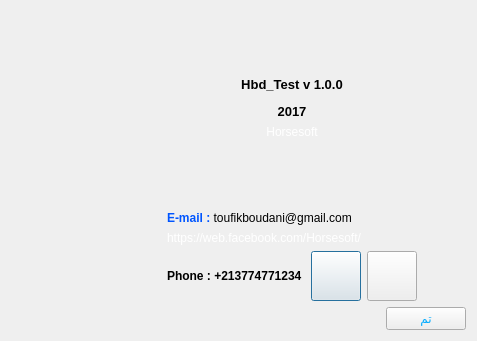
<?xml version="1.0" encoding="UTF-8"?>
<ui version="4.0">
 <class>DialogAboutt</class>
 <widget class="QDialog" name="DialogAboutt">
  <property name="geometry">
   <rect>
    <x>0</x>
    <y>0</y>
    <width>477</width>
    <height>341</height>
   </rect>
  </property>
  <property name="minimumSize">
   <size>
    <width>0</width>
    <height>0</height>
   </size>
  </property>
  <property name="windowTitle">
   <string>Dialog</string>
  </property>
  <property name="layoutDirection">
   <enum>Qt::LeftToRight</enum>
  </property>
  <layout class="QVBoxLayout" name="verticalLayout_3">
   <item>
    <layout class="QHBoxLayout" name="horizontalLayout">
     <item>
      <layout class="QVBoxLayout" name="verticalLayout_2">
       <item>
        <widget class="QWidgetImage_border" name="widget_imag" native="true">
         <property name="minimumSize">
          <size>
           <width>150</width>
           <height>150</height>
          </size>
         </property>
         <property name="maximumSize">
          <size>
           <width>150</width>
           <height>150</height>
          </size>
         </property>
        </widget>
       </item>
       <item>
        <spacer name="verticalSpacer_3">
         <property name="orientation">
          <enum>Qt::Vertical</enum>
         </property>
         <property name="sizeHint" stdset="0">
          <size>
           <width>20</width>
           <height>40</height>
          </size>
         </property>
        </spacer>
       </item>
      </layout>
     </item>
     <item>
      <layout class="QVBoxLayout" name="verticalLayout">
       <item>
        <spacer name="verticalSpacer">
         <property name="orientation">
          <enum>Qt::Vertical</enum>
         </property>
         <property name="sizeHint" stdset="0">
          <size>
           <width>20</width>
           <height>40</height>
          </size>
         </property>
        </spacer>
       </item>
       <item>
        <widget class="QLabel" name="label_6">
         <property name="text">
          <string>&lt;html&gt;&lt;head/&gt;&lt;body&gt;&lt;p align=&quot;center&quot;&gt;&lt;span style=&quot; font-size:10pt; font-weight:600;&quot;&gt;Hbd_Test  v 1.0.0&lt;/span&gt;&lt;/p&gt;&lt;p align=&quot;center&quot;&gt;&lt;span style=&quot; font-size:10pt; font-weight:600;&quot;&gt;2017&lt;/span&gt;&lt;/p&gt;&lt;/body&gt;&lt;/html&gt;</string>
         </property>
        </widget>
       </item>
       <item>
        <widget class="QLabel" name="label_4">
         <property name="text">
          <string>&lt;html&gt;&lt;head/&gt;&lt;body&gt;&lt;p align=&quot;center&quot;&gt;&lt;span style=&quot; color:#ffffff;&quot;&gt;Horsesoft&lt;/span&gt;&lt;/p&gt;&lt;/body&gt;&lt;/html&gt;</string>
         </property>
        </widget>
       </item>
       <item>
        <spacer name="verticalSpacer_2">
         <property name="orientation">
          <enum>Qt::Vertical</enum>
         </property>
         <property name="sizeHint" stdset="0">
          <size>
           <width>20</width>
           <height>40</height>
          </size>
         </property>
        </spacer>
       </item>
       <item>
        <widget class="QLabel" name="label_2">
         <property name="text">
          <string>&lt;html&gt;&lt;head/&gt;&lt;body&gt;&lt;p&gt;&lt;span style=&quot; font-weight:600; color:#0055ff;&quot;&gt;E-mail : &lt;/span&gt; toufikboudani@gmail.com&lt;/p&gt;&lt;/body&gt;&lt;/html&gt;</string>
         </property>
        </widget>
       </item>
       <item>
        <widget class="MyLabelWarning" name="label">
         <property name="minimumSize">
          <size>
           <width>250</width>
           <height>0</height>
          </size>
         </property>
         <property name="text">
          <string>&lt;html&gt;&lt;head/&gt;&lt;body&gt;&lt;p&gt;&lt;span style=&quot; color:#ffffff;&quot;&gt;https://web.facebook.com/Horsesoft/&lt;/span&gt;&lt;/p&gt;&lt;/body&gt;&lt;/html&gt;</string>
         </property>
        </widget>
       </item>
       <item>
        <layout class="QHBoxLayout" name="horizontalLayout_2">
         <item>
          <widget class="QLabel" name="label_3">
           <property name="text">
            <string>&lt;html&gt;&lt;head/&gt;&lt;body&gt;&lt;p&gt;&lt;span style=&quot; font-weight:600;&quot;&gt;Phone : +213774771234 &lt;/span&gt;&lt;/p&gt;&lt;/body&gt;&lt;/html&gt;</string>
           </property>
          </widget>
         </item>
         <item>
          <widget class="QPushButton" name="pushButton_you">
           <property name="minimumSize">
            <size>
             <width>50</width>
             <height>50</height>
            </size>
           </property>
           <property name="maximumSize">
            <size>
             <width>50</width>
             <height>50</height>
            </size>
           </property>
           <property name="toolTip">
            <string>&lt;html&gt;&lt;head/&gt;&lt;body&gt;&lt;p&gt;&lt;span style=&quot; color:#008000;&quot;&gt;https://www.youtube.com/channel/UCBk9FvrHV-0rKzvMKknjnAg&lt;/span&gt;&lt;/p&gt;&lt;/body&gt;&lt;/html&gt;</string>
           </property>
           <property name="text">
            <string/>
           </property>
           <property name="icon">
            <iconset resource="images.qrc">
             <normaloff>:/image/yot.png</normaloff>:/image/yot.png</iconset>
           </property>
           <property name="iconSize">
            <size>
             <width>35</width>
             <height>35</height>
            </size>
           </property>
          </widget>
         </item>
         <item>
          <widget class="QPushButton" name="pushButton">
           <property name="minimumSize">
            <size>
             <width>50</width>
             <height>50</height>
            </size>
           </property>
           <property name="maximumSize">
            <size>
             <width>50</width>
             <height>50</height>
            </size>
           </property>
           <property name="toolTip">
            <string>&lt;html&gt;&lt;head/&gt;&lt;body&gt;&lt;p&gt;&lt;span style=&quot; color:#008000;&quot;&gt;https://web.facebook.com/Horsesoft/&lt;/span&gt;&lt;/p&gt;&lt;/body&gt;&lt;/html&gt;</string>
           </property>
           <property name="text">
            <string/>
           </property>
           <property name="icon">
            <iconset resource="images.qrc">
             <normaloff>:/image/fac.png</normaloff>:/image/fac.png</iconset>
           </property>
           <property name="iconSize">
            <size>
             <width>35</width>
             <height>35</height>
            </size>
           </property>
          </widget>
         </item>
        </layout>
       </item>
      </layout>
     </item>
     <item>
      <spacer name="horizontalSpacer">
       <property name="orientation">
        <enum>Qt::Horizontal</enum>
       </property>
       <property name="sizeHint" stdset="0">
        <size>
         <width>20</width>
         <height>20</height>
        </size>
       </property>
      </spacer>
     </item>
    </layout>
   </item>
   <item>
    <layout class="QHBoxLayout" name="horizontalLayout_3">
     <item>
      <spacer name="horizontalSpacer_2">
       <property name="orientation">
        <enum>Qt::Horizontal</enum>
       </property>
       <property name="sizeHint" stdset="0">
        <size>
         <width>40</width>
         <height>20</height>
        </size>
       </property>
      </spacer>
     </item>
     <item>
      <widget class="QPushButton" name="pushButton_2">
       <property name="palette">
        <palette>
         <active>
          <colorrole role="ButtonText">
           <brush brushstyle="SolidPattern">
            <color alpha="255">
             <red>0</red>
             <green>170</green>
             <blue>255</blue>
            </color>
           </brush>
          </colorrole>
         </active>
         <inactive>
          <colorrole role="ButtonText">
           <brush brushstyle="SolidPattern">
            <color alpha="255">
             <red>0</red>
             <green>170</green>
             <blue>255</blue>
            </color>
           </brush>
          </colorrole>
         </inactive>
         <disabled>
          <colorrole role="ButtonText">
           <brush brushstyle="SolidPattern">
            <color alpha="255">
             <red>120</red>
             <green>120</green>
             <blue>120</blue>
            </color>
           </brush>
          </colorrole>
         </disabled>
        </palette>
       </property>
       <property name="text">
        <string>تم</string>
       </property>
      </widget>
     </item>
    </layout>
   </item>
  </layout>
 </widget>
 <customwidgets>
  <customwidget>
   <class>QWidgetImage_border</class>
   <extends>QWidget</extends>
   <header>qwidgetimage_border.h</header>
   <container>1</container>
  </customwidget>
  <customwidget>
   <class>MyLabelWarning</class>
   <extends>QLabel</extends>
   <header>mylabelwarning.h</header>
  </customwidget>
 </customwidgets>
 <resources>
  <include location="images.qrc"/>
 </resources>
 <connections/>
</ui>
